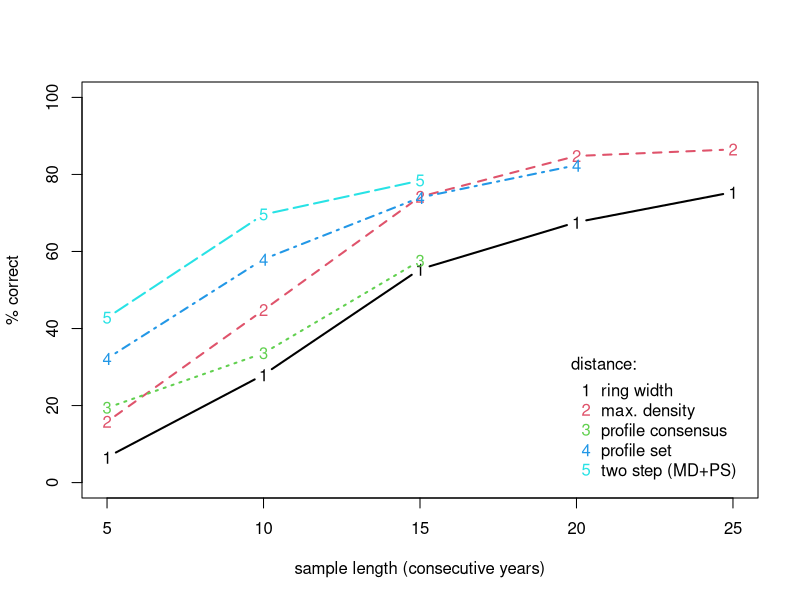

Generate this figure with R:


d = as.data.frame(matrix( 
dimnames= list( NULL,
c("length","ring width","max. density","profile consensus","profile set","two step (MD+PS)")),
c(
  5, 6.6, 15.8, 19.4, 32.2, 42.8
  ,
  10, 28, 44.8, 33.6, 58, 69.6
  ,
  15, 55.4, 74.2, 57.6, 74, 78.4
  ,
  20, 67.6, 84.8, NA, 82.4, NA
  ,
  25, 75.4, 86.5, NA, NA, NA
),ncol=6, byrow=TRUE))
distCols = !( colnames(d) %in% "length")

matplot(d$length, d[,distCols], lwd=2, type="b", ylim=c(0,100),pch=as.character(1:sum(distCols)),
        ylab="% correct", xlab="sample length (consecutive years)")

legend("bottomright", legend=colnames(d)[distCols], col = 1:5,
       pch=as.character(1:sum(distCols)),
       inset=0.02,
       title="distance:", title.adj = 0, bty="o", bg="white", box.col="white")
